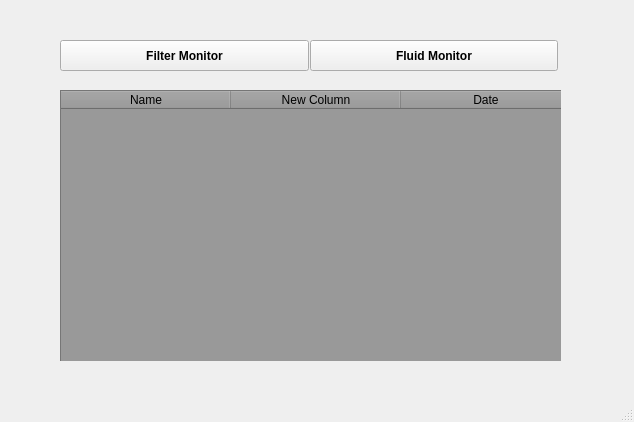
<?xml version="1.0" encoding="UTF-8"?>
<ui version="4.0">
 <class>MainWindow</class>
 <widget class="QMainWindow" name="MainWindow">
  <property name="geometry">
   <rect>
    <x>0</x>
    <y>0</y>
    <width>634</width>
    <height>422</height>
   </rect>
  </property>
  <property name="windowTitle">
   <string>MainWindow</string>
  </property>
  <widget class="QWidget" name="centralwidget">
   <widget class="QPushButton" name="FluidButton">
    <property name="geometry">
     <rect>
      <x>310</x>
      <y>40</y>
      <width>248</width>
      <height>31</height>
     </rect>
    </property>
    <property name="font">
     <font>
      <bold>true</bold>
     </font>
    </property>
    <property name="styleSheet">
     <string notr="true"/>
    </property>
    <property name="text">
     <string>Fluid Monitor</string>
    </property>
   </widget>
   <widget class="QPushButton" name="FilterButton">
    <property name="geometry">
     <rect>
      <x>60</x>
      <y>40</y>
      <width>249</width>
      <height>31</height>
     </rect>
    </property>
    <property name="font">
     <font>
      <bold>true</bold>
     </font>
    </property>
    <property name="styleSheet">
     <string notr="true"/>
    </property>
    <property name="text">
     <string>Filter Monitor</string>
    </property>
   </widget>
   <widget class="QStackedWidget" name="stackedWidget">
    <property name="geometry">
     <rect>
      <x>50</x>
      <y>80</y>
      <width>511</width>
      <height>281</height>
     </rect>
    </property>
    <property name="currentIndex">
     <number>1</number>
    </property>
    <widget class="QWidget" name="page">
     <widget class="QTableWidget" name="FilterTable">
      <property name="geometry">
       <rect>
        <x>10</x>
        <y>10</y>
        <width>511</width>
        <height>281</height>
       </rect>
      </property>
      <property name="styleSheet">
       <string notr="true"> background-color: rgb(153,153,153);
font: 900 13pt &quot;Yrsa&quot;;
 gridline-color: white;</string>
      </property>
      <property name="horizontalScrollMode">
       <enum>QAbstractItemView::ScrollPerPixel</enum>
      </property>
      <property name="wordWrap">
       <bool>false</bool>
      </property>
      <property name="cornerButtonEnabled">
       <bool>true</bool>
      </property>
      <property name="rowCount">
       <number>0</number>
      </property>
      <attribute name="horizontalHeaderCascadingSectionResizes">
       <bool>true</bool>
      </attribute>
      <attribute name="horizontalHeaderMinimumSectionSize">
       <number>100</number>
      </attribute>
      <attribute name="horizontalHeaderDefaultSectionSize">
       <number>170</number>
      </attribute>
      <attribute name="horizontalHeaderShowSortIndicator" stdset="0">
       <bool>true</bool>
      </attribute>
      <attribute name="horizontalHeaderStretchLastSection">
       <bool>false</bool>
      </attribute>
      <attribute name="verticalHeaderVisible">
       <bool>false</bool>
      </attribute>
      <attribute name="verticalHeaderMinimumSectionSize">
       <number>10</number>
      </attribute>
      <attribute name="verticalHeaderDefaultSectionSize">
       <number>87</number>
      </attribute>
      <column>
       <property name="text">
        <string>Name</string>
       </property>
       <property name="background">
        <color>
         <red>35</red>
         <green>20</green>
         <blue>206</blue>
        </color>
       </property>
      </column>
      <column>
       <property name="text">
        <string>Status</string>
       </property>
       <property name="background">
        <color>
         <red>35</red>
         <green>20</green>
         <blue>206</blue>
        </color>
       </property>
      </column>
      <column>
       <property name="text">
        <string>Date</string>
       </property>
       <property name="background">
        <color>
         <red>35</red>
         <green>20</green>
         <blue>206</blue>
        </color>
       </property>
      </column>
     </widget>
    </widget>
    <widget class="QWidget" name="page_2">
     <widget class="QTableWidget" name="FluidTable">
      <property name="geometry">
       <rect>
        <x>10</x>
        <y>10</y>
        <width>511</width>
        <height>291</height>
       </rect>
      </property>
      <property name="styleSheet">
       <string notr="true"> background-color: rgb(153,153,153);
font: 900 13pt &quot;Yrsa&quot;;
 gridline-color: white;</string>
      </property>
      <property name="cornerButtonEnabled">
       <bool>false</bool>
      </property>
      <property name="rowCount">
       <number>0</number>
      </property>
      <attribute name="horizontalHeaderVisible">
       <bool>true</bool>
      </attribute>
      <attribute name="horizontalHeaderCascadingSectionResizes">
       <bool>true</bool>
      </attribute>
      <attribute name="horizontalHeaderMinimumSectionSize">
       <number>100</number>
      </attribute>
      <attribute name="horizontalHeaderDefaultSectionSize">
       <number>170</number>
      </attribute>
      <attribute name="horizontalHeaderShowSortIndicator" stdset="0">
       <bool>true</bool>
      </attribute>
      <attribute name="horizontalHeaderStretchLastSection">
       <bool>false</bool>
      </attribute>
      <attribute name="verticalHeaderVisible">
       <bool>false</bool>
      </attribute>
      <attribute name="verticalHeaderMinimumSectionSize">
       <number>10</number>
      </attribute>
      <attribute name="verticalHeaderDefaultSectionSize">
       <number>87</number>
      </attribute>
      <column>
       <property name="text">
        <string>Name</string>
       </property>
       <property name="background">
        <color>
         <red>35</red>
         <green>20</green>
         <blue>206</blue>
        </color>
       </property>
      </column>
      <column>
       <property name="text">
        <string>New Column</string>
       </property>
       <property name="background">
        <color>
         <red>35</red>
         <green>20</green>
         <blue>206</blue>
        </color>
       </property>
      </column>
      <column>
       <property name="text">
        <string>Date</string>
       </property>
       <property name="background">
        <color>
         <red>35</red>
         <green>20</green>
         <blue>206</blue>
        </color>
       </property>
      </column>
     </widget>
    </widget>
   </widget>
  </widget>
  <widget class="QMenuBar" name="menubar">
   <property name="geometry">
    <rect>
     <x>0</x>
     <y>0</y>
     <width>634</width>
     <height>22</height>
    </rect>
   </property>
  </widget>
  <widget class="QStatusBar" name="statusbar"/>
 </widget>
 <resources/>
 <connections/>
</ui>
